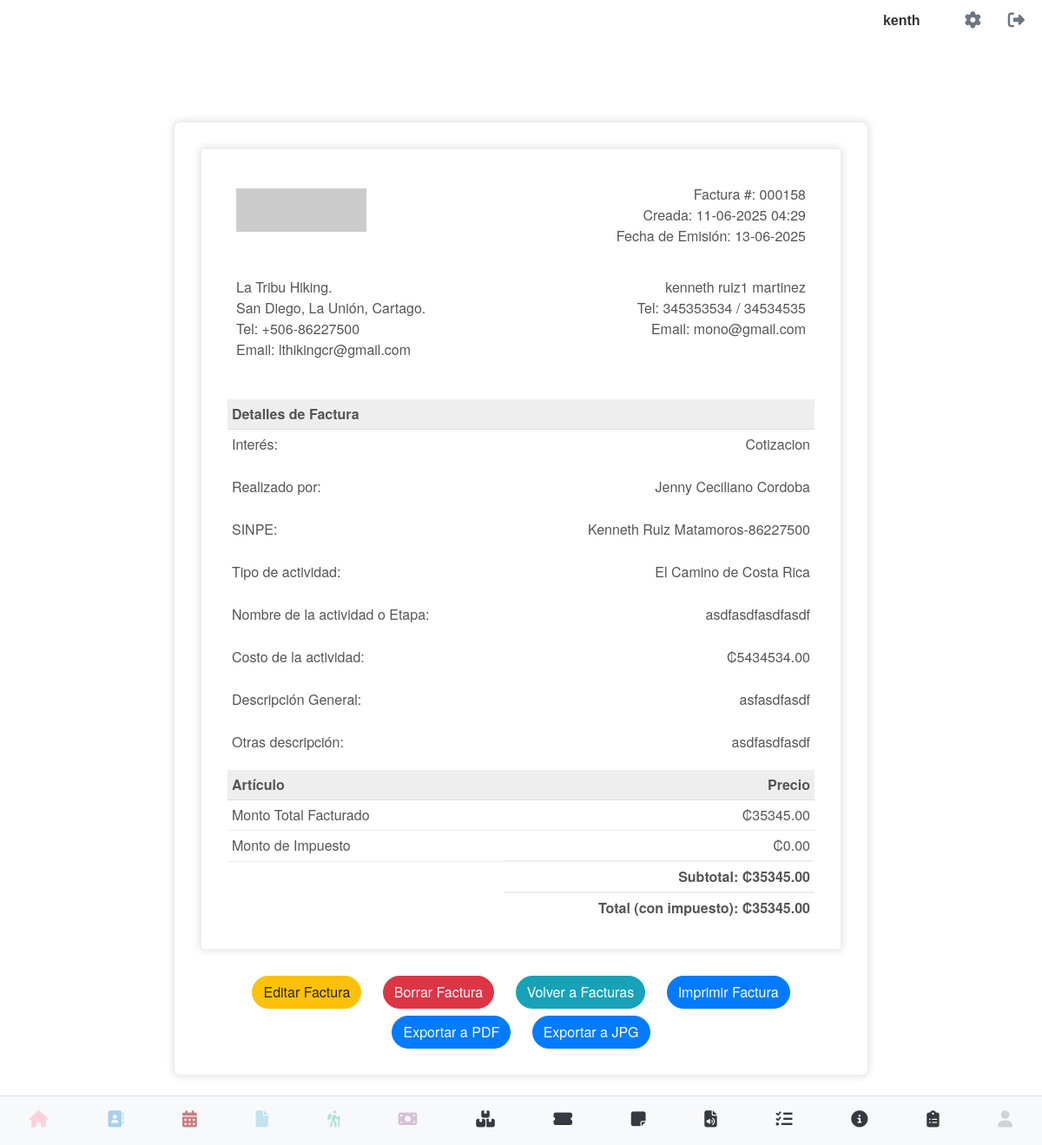
The app's page /ver_detalle_factura/1 (signed in) with its own data.
### models.py (models this page shows, shortened)
class User(UserMixin, db.Model):
    __tablename__ = 'users' # Nombre de la tabla es 'users'
    id = db.Column(db.Integer, primary_key=True)
    username = db.Column(db.String(80), unique=True, nullable=False)
    email = db.Column(db.String(120), unique=True, nullable=False)
    cedula = db.Column(db.String(20), unique=True, nullable=False)
    telefono = db.Column(db.String(20), nullable=False)
    password_hash = db.Column(db.String(128))
    image_filename = db.Column(db.String(255), nullable=True)
    @property
    def is_authenticated(self):
        return True

class Factura(db.Model):
    __tablename__ = 'facturas'
    id = db.Column(db.Integer, primary_key=True)
    numero_factura = db.Column(db.String(100), unique=True, nullable=False)
    fecha_emision = db.Column(db.Date, nullable=False, default=datetime.utcnow)
    cliente_id = db.Column(db.Integer, db.ForeignKey('contacto.id'), nullable=False)
    cliente = db.relationship('Contacto', backref=db.backref('facturas', lazy=True))
    descripcion = db.Column(db.Text)
    monto_total = db.Column(db.Numeric(10, 2), nullable=False)
    fecha_registro = db.Column(db.DateTime, default=datetime.utcnow)
    usuario_id = db.Column(db.Integer, db.ForeignKey('users.id'), nullable=False)
    usuario = db.relationship('User', backref=db.backref('facturas', lazy=True))
    interes = db.Column(db.String(50), nullable=True)
    realizado_por = db.Column(db.String(100), nullable=True)
    sinpe = db.Column(db.String(100), nullable=True)
    tipo_actividad = db.Column(db.String(100), nullable=True)
    nombre_actividad_etapa = db.Column(db.String(255), nullable=True)
    costo_actividad = db.Column(db.Numeric(10, 2), nullable=True)
    otras_descripcion = db.Column(db.Text, nullable=True)
    impuesto_monto = db.Column(db.Numeric(10, 2), nullable=True, default=0.00)

class Contacto(db.Model):
    __tablename__ = 'contacto'
    id = db.Column(db.Integer, primary_key=True)
    nombre = db.Column(db.String(100), nullable=False)
    primer_apellido = db.Column(db.String(100), nullable=True)
    segundo_apellido = db.Column(db.String(100), nullable=True)
    telefono = db.Column(db.String(20), nullable=False)
    movil = db.Column(db.String(20), nullable=True)
    email = db.Column(db.String(120), nullable=True)
    direccion = db.Column(db.String(200), nullable=True)
    tipo_actividad = db.Column(db.String(100), nullable=True)
    nota = db.Column(db.Text, nullable=True)
    fecha_ingreso = db.Column(db.DateTime, default=datetime.utcnow)
    direccion_mapa = db.Column(db.String(255), nullable=True)
    avatar_path = db.Column(db.String(255), nullable=True)
    usuario_id = db.Column(db.Integer, db.ForeignKey('users.id'), nullable=False)
    empresa = db.Column(db.String(100), nullable=True)
    sitio_web = db.Column(db.String(255), nullable=True)
    capacidad_persona = db.Column(db.String(50), nullable=True)
    participacion = db.Column(db.String(50), nullable=True)
    usuario = db.relationship('User', backref=db.backref('contactos', lazy=True))

### app.py (the view)
@app.route('/ver_detalle_factura/<int:id>')
@login_required
def ver_detalle_factura(id):
    factura = Factura.query.filter_by(id=id, usuario_id=current_user.id).first_or_404()
    return render_template('ver_detalle_factura.html', factura=factura, generate_csrf=generate_csrf)

### app.py (called while the page is built)
@login_manager.user_loader
def load_user(user_id):
    return User.query.get(int(user_id))

### templates/ver_detalle_factura.html (shortened to what this page needs)
{% extends 'base.html' %}
{% block content %}
<div class="invoice-container">
    <div class="invoice-box">
        <table cellpadding="0" cellspacing="0">
            <tr class="top">
                <td colspan="2">
                    <table>
                        <tr>
                            <td class="title">
                                <img src="https://placehold.co/150x50/E0E0E0/333333?text=Tu+Logo" style="width:100%; max-width:150px;">
                            </td>
                            <td>
                                Factura #: {{ factura.numero_factura }}<br>
                                Creada: {{ factura.fecha_registro.strftime('%d-%m-%Y %H:%M') }}<br>
                                Fecha de Emisión: {{ factura.fecha_emision.strftime('%d-%m-%Y') }}
                            </td>
                        </tr>
                    </table>
                </td>
            </tr>
            <tr class="information">
                <td colspan="2">
                    <table>
                        <tr>
                            <td>
                                La Tribu Hiking.<br>
                                San Diego, La Unión, Cartago.<br>
                                Tel: +506-86227500<br>
                                Email: lthikingcr@gmail.com
                            </td>
                            <td>
                                {{ factura.cliente.nombre }} {{ factura.cliente.primer_apellido }} {{ factura.cliente.segundo_apellido }}<br>
                                Tel: {{ factura.cliente.telefono }} / {{ factura.cliente.movil }}<br>
                                Email: {{ factura.cliente.email }}
                            </td>
                        </tr>
                    </table>
                </td>
            </tr>
            <tr class="heading">
                <td>Detalles de Factura</td>
                <td></td>
            </tr>
            <tr class="details">
                <td>Interés:</td>
                <td>{{ factura.interes }}</td>
            </tr>
            <tr class="details">
                <td>Realizado por:</td>
                <td>{{ factura.realizado_por }}</td>
            </tr>
            <tr class="details">
                <td>SINPE:</td>
                <td>{{ factura.sinpe }}</td>
            </tr>
            <tr class="details">
                <td>Tipo de actividad:</td>
                <td>{{ factura.tipo_actividad }}</td>
            </tr>
            <tr class="details">
                <td>Nombre de la actividad o Etapa:</td>
                <td>{{ factura.nombre_actividad_etapa if factura.nombre_actividad_etapa else 'N/A' }}</td>
            </tr>
            <tr class="details">
                <td>Costo de la actividad:</td>
                <td>₡{{ "%.2f" | format(factura.costo_actividad | float) if factura.costo_actividad is not none else '0.00' }}</td>
            </tr>
            <tr class="details">
                <td>Descripción General:</td>
                <td>{{ factura.descripcion if factura.descripcion else 'N/A' }}</td>
            </tr>
            <tr class="details">
                <td>Otras descripción:</td>
                <td>{{ factura.otras_descripcion if factura.otras_descripcion else 'N/A' }}</td>
            </tr>
            <tr class="heading">
                <td>Artículo</td>
                <td>Precio</td>
            </tr>
            <tr class="item">
                <td>Monto Total Facturado</td>
                <td>₡{{ "%.2f" | format(factura.monto_total | float) }}</td>
            </tr>
            <tr class="item">
                <td>Monto de Impuesto</td>
                <td>₡{{ "%.2f" | format(factura.impuesto_monto | float) if factura.impuesto_monto is not none else '0.00' }}</td>
            </tr>
            <tr class="total">
                <td></td>
                <td>
                   Subtotal: ₡{{ "%.2f" | format(factura.monto_total | float - (factura.impuesto_monto | float if factura.impuesto_monto is not none else 0.00)) }}
                </td>
            </tr>
            <tr class="total">
                <td></td>
                <td>
                   Total (con impuesto): ₡{{ "%.2f" | format(factura.monto_total | float) }}
                </td>
            </tr>
        </table>
    </div>
    <div class="action-buttons">
        <a href="{{ url_for('editar_factura', id=factura.id) }}" class="btn btn-warning rounded-pill">Editar Factura</a>
        <button type="button" class="btn btn-danger rounded-pill delete-factura-btn"
                data-factura-id="{{ factura.id }}"
                data-factura-numero="{{ factura.numero_factura }}"
                data-factura-cliente="{{ factura.cliente.nombre }} {{ factura.cliente.primer_apellido }}">
            Borrar Factura
        </button>
        <a href="{{ url_for('ver_facturas') }}" class="btn btn-info rounded-pill">Volver a Facturas</a>
        <button type="button" class="btn btn-primary rounded-pill" onclick="window.print()">Imprimir Factura</button>
        <a href="{{ url_for('exportar_factura_pdf', id=factura.id) }}" class="btn btn-primary rounded-pill mt-2">Exportar a PDF</a>
        <a href="{{ url_for('exportar_factura_jpg', id=factura.id) }}" class="btn btn-primary rounded-pill mt-2">Exportar a JPG</a>
    </div>
</div>
{% endblock %}

### templates/base.html (shortened to what this page needs)
<!DOCTYPE html>
<html lang="es">
<head>
    <link rel="stylesheet" type="text/css" href="{{ url_for('static', filename='css/main.css') }}">
    <link rel="stylesheet" href="https://cdn.jsdelivr.net/npm/sweetalert2@11/dist/sweetalert2.min.css">
</head>
<body>
    <div class="contactos-container">
    {% if current_user.is_authenticated %}
        <div class="top-right">
            <span class="username-display">{{ current_user.username }}</span>
            <a href="{{ url_for('perfil') }}" class="gear-icon"><i class="fas fa-cog"></i></a>
            <a href="{{ url_for('logout') }}" class="logout-icon"><i class="fas fa-sign-out-alt"></i></a>
        </div>
    {% endif %}
</div>
<div class="container-block">
    {% block content %}
    {% endblock %}
</div>
{% include "navbar.html" %}
</body>
</html>

### static/css/base.css (style rules this page uses)
body { font-family: sans-serif; margin: 0; }
.container-block { margin-top:80px; padding: 20px; }
.top-right { position: absolute; top: 10px; right: 20px; display: flex; align-items: center; }
.gear-icon, .logout-icon { font-size: 24px; text-decoration: none; color: #333; margin-left: 15px; }
.username-display { margin-right: 20px; font-weight: bold; color: #333; }

### static/css/perfil.css (style rules this page uses)
body { font-family: sans-serif; margin: 20px; }

### static/css/listar_contacto.css (style rules this page uses)
.contactos-container { font-family: Arial, sans-serif; color: #333; }
.contactos-container .top-right { display: flex; justify-content: flex-end; align-items: center; gap: 1rem; padding-bottom: 1rem; }
.contactos-container .username-display { font-weight: bold; }
.contactos-container .gear-icon, .contactos-container .logout-icon { color: #6c757d; font-size: 1.2rem; text-decoration: none; }

### templates/ver_detalle_factura.html (style rules this page uses)
.invoice-container { max-width: 800px; margin: 40px auto; padding: 30px; border: 1px solid #eee; box-shadow: 0 0 10px rgba(0, 0, 0, 0.15); font-size: 16px; line-height: 24px; font-family: 'Helvetica Neue', 'Helvetica', Helvetica, Arial, sans-serif; color: #555; background-color: #fff; border-radius: 8px; }
.action-buttons { text-align: center; margin-top: 30px; }
.action-buttons .btn { margin: 0 10px; }
.invoice-box { max-width: 800px; margin: auto; padding: 30px; border: 1px solid #eee; box-shadow: 0 0 10px rgba(0, 0, 0, .15); font-size: 16px; line-height: 24px; font-family: 'Helvetica Neue', 'Helvetica', Helvetica, Arial, sans-serif; color: #555; }
.invoice-box table { width: 100%; line-height: inherit; text-align: left; }
.invoice-box table td { padding: 5px; vertical-align: top; }
.invoice-box table tr td:nth-child(2) { text-align: right; }
.invoice-box table tr.top table td { padding-bottom: 20px; }
.invoice-box table tr.top table td.title { font-size: 45px; line-height: 45px; color: #333; }
.invoice-box table tr.information table td { padding-bottom: 40px; }
.invoice-box table tr.heading td { background: #eee; border-bottom: 1px solid #ddd; font-weight: bold; }
.invoice-box table tr.details td { padding-bottom: 20px; }
.invoice-box table tr.item td { border-bottom: 1px solid #eee; }
.invoice-box table tr.total td:nth-child(2) { border-top: 2px solid #eee; font-weight: bold; }

### records on screen
User: username "kenth"
Factura: numero_factura "000158", fecha_registro "11-06-2025 04:29", fecha_emision "13-06-2025", interes "Cotizacion", realizado_por "Jenny Ceciliano Cordoba", sinpe "Kenneth Ruiz Matamoros-86227500", tipo_actividad "El Camino de Costa Rica", nombre_actividad_etapa "asdfasdfasdfasdf", costo_actividad "5434534.00", descripcion "asfasdfasdf", otras_descripcion "asdfasdfasdf", monto_total "35345.00", impuesto_monto "0.00"
Contacto: cliente.nombre "kenneth", cliente.primer_apellido "ruiz1", cliente.segundo_apellido "martinez", cliente.telefono "345353534", cliente.movil "34534535", cliente.email "mono@gmail.com"
